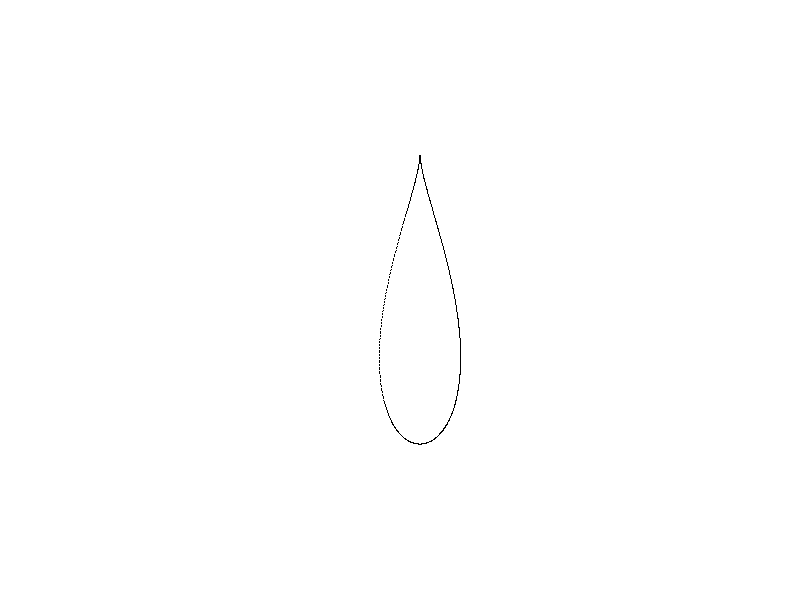

Write R code to recreate this figure. (Note: this script raises an error after producing the figure.)
x <- function(t,a=2,b=2) { a*sin(t) -   sin(t*b)}
y <- function(t,a=2,b=2) { a*cos(t) -   cos(t*b)}

emptyCanvas <- function(pltLimit = 5 ){
  plot(0, 0,
       xlim=c(-pltLimit,pltLimit),
       ylim=c(-pltLimit,pltLimit),
       col = "transparent", xlab = "", ylab = "", axes=F)
}

##### 20210417
### tear shape
emptyCanvas(20)
out <- rbind(cbind(x(0),y(0)))
for (t in seq(0,10,.01)){
  
  xP <- x(t,2)
  yP <- y(t,15)
  out <- rbind(out,cbind(xP,yP))
  points(xP,yP,pch='.')
}

out <- out[-1,]
out <- data.frame(out)
colnames(out) <- c('X','Y')

out$S <- rep_len(c('23','24','25'), length.out=nrow(out))

ggplot() +
  #geom_path(data=out,aes(x=X,y=Y),color='lightgray') +
  #geom_point(data=out[tan(out$Y)  sin(out$Y)/cos(out$Y),],aes(x=X,y=Y))
  #geom_point(data=out[cos(out$X) < sin(out$Y)/cos(out$Y),],aes(x=X,y=Y),size=5,color='lightgray',shape=20) +
  geom_point(data=out[seq(1,nrow(out),25),],aes(x=X,y=Y),size=12,color='lightgray',shape=22) +
  geom_point(data=out[seq(1,nrow(out),25),],aes(x=X,y=Y),size=5,color='lightgray',shape=21) +
  geom_point(data=out[seq(1,nrow(out),5),],aes(x=X,y=Y),size=8,color='lightgray',shape=25) +
  #geom_point(data=out[seq(1,nrow(out),25),],aes(x=X,y=Y),size=15,color='lightgray',shape=25) +
  #geom_point(data=out[seq(1,nrow(out),13),],aes(x=X,y=Y,shape=S),size=15,color='lightgray',fill='transparent') +
    theme(
      axis.ticks =   element_blank(),
      axis.text =    element_blank(),
      axis.title =   element_blank(),
      panel.grid.major = element_blank(),
      panel.grid.minor = element_blank(),
      plot.background=element_rect(fill = "black"),
      panel.background = element_rect(fill = 'black'))
  


##### 20210418
### Make into a function, generate different curves 
sinsin <- function(a=2,b=2,newCanvas=FALSE,makePlot=FALSE){
  out <- rbind(cbind(x(0),y(0)))
  if (newCanvas) {emptyCanvas()}
  for (t in seq(0,10,.01)){
    xP <- x(t,a)
    yP <- y(t,b)
    out <- rbind(out,cbind(xP,yP))
    if (makePlot) {lines(xP,yP,pch='.')}
    
  }
  out <- out[-1,]
  out <- data.frame(out)
  colnames(out) <- c('X','Y')
return(out)
}

emptyCanvas(20)
for (i in seq(1,10,4)){
  for (j in seq(1,10,2)){
    emptyCanvas(20)
    lines(sinsin(j,i))
}}


##### 20210419
### Concentric circles
emptyCanvas(20)
for (i in seq(-10,2,4)){ 
  for (j in seq(-10,1,2)){
    lines(sinsin(j+i,i+j))
  }}


##### 20210420
### Groovy
emptyCanvas(20)
for (i in seq(-10,2,4)){ 
  for (j in seq(-10,1,2)){
    lines(sinsin(abs(j-i),-abs(i-j)))
  }}



### 20210506 - Jupiter and beyond

out <- rbind(c(NA,NA,NA))
colnames(out) <- c('X','Y','c')
c <- 1

for (i in seq(-10,2,2)){ 
  for (j in seq(-10,1,4)){
    tmp <- sinsin(j+i,(i*i/(j+i)))
    out <- rbind(out,cbind(tmp[-1,],c))
    c = c + 1
    #lines()
  }}

emptyCanvas(20)
ggplot(out,aes(x=X,y=Y)) +
  geom_point(color='white',size=0.05,) +
  #theme_void()
  theme(
    axis.ticks =   element_blank(),
    axis.text =    element_blank(),
    axis.title =   element_blank(),
    panel.grid.major = element_blank(),
    panel.grid.minor = element_blank(),
    plot.background=element_rect(fill = "black"),
    panel.background = element_rect(fill = 'black'))
NULL


####



##### 20210421
### sin - cos
x <- function(t,a=2,b=2) { a*sin(t) -   cos(t*b)}
y <- function(t,a=2,b=2) { a*sin(t) -   cos(t*b)}
sincos <- function(a=2,b=2,newCanvas=FALSE,makePlot=FALSE){
  out <- rbind(cbind(x(0),y(0)))
  if (newCanvas) {emptyCanvas()}
  for (t in seq(0,10,.01)){
    xP <- x(t,a)
    yP <- y(t,b)
    out <- rbind(out,cbind(xP,yP))
    if (makePlot) {lines(xP,yP,pch='.')}
    
  }
  out <- out[-1,]
  out <- data.frame(out)
  colnames(out) <- c('X','Y')
  return(out)
}

emptyCanvas(20)
for (i in seq(0,12,4)){ 
  for (j in seq(0,12,2)){
    lines(sincos(i-j,j+i))
  }}


##### 20210422
### punto de fuga
emptyCanvas(20)
for (i in seq(-10,2,4)){ 
  for (j in seq(-10,1,2)){
    lines(sincos(abs(j+i)**2,abs(i-j)**2))
  }}





##### 20210423
### tantan
x <- function(t,a=2,b=2) { a*tan(t) -   tan(t*b)}
y <- function(t,a=2,b=2) { a*tan(t) -   tan(t*b)}
tantan <- function(a=2,b=2,newCanvas=FALSE,makePlot=FALSE){
  out <- rbind(cbind(x(0),y(0)))
  if (newCanvas) {emptyCanvas()}
  for (t in seq(0,10,.01)){
    xP <- x(t,a)
    yP <- y(t,b)
    out <- rbind(out,cbind(xP,yP))
    if (makePlot) {lines(xP,yP,pch='.')}
    
  }
  out <- out[-1,]
  out <- data.frame(out)
  colnames(out) <- c('X','Y')
  return(out)
}

### tangent
emptyCanvas(20)
for (i in seq(0,10,2)){ 
    lines(tantan(0, i))
  }


##### 20210424
## limiting lines
emptyCanvas(20)
for (i in seq(0,10,2)){ 
  #lines(head(tantan(0, i),150))
  #lines(head(tantan(i, 0),150))
  lines(tail(tantan(0, i),500))
  lines(tail(tantan(i, 0),500))
}


##### 20210425
## adding color
emptyCanvas(20)
for (i in seq(0,10,2)){ 
  #lines(head(tantan(0, i),150))
  #lines(head(tantan(i, 0),150))
  color = sample(colors(),1)
  lines(tail(tantan(0, i),500),col=color)
  lines(tail(tantan(i, 0),500),col=color)
}
